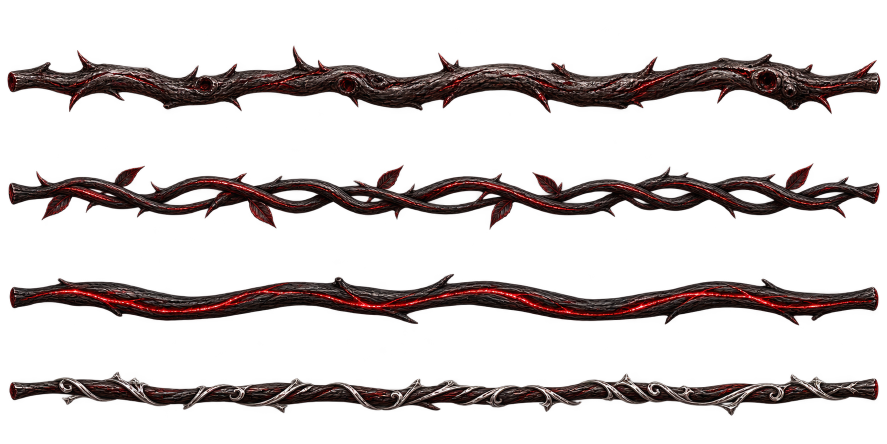
#> input picture art/tree0147/branch-1.png, 1774 x 887 px (shown at 1/2 size)
$ python pack-tree0147.py
#> lines starting #> are read from the running program, lines starting #| are printed output that depends on the picture; after the words box and inside, x2 and y2 are one past the last pixel; in counts of white or black regions, pixels touching at a corner belong together
"""Alpha 0.147.1: pack the 성장 트리 connector strips (art/tree0147/branch-1.png, four horizontal branches) into
dist/assets/tree-branches-v0147.webp — four 512x48 rows, each strip trimmed to its own bounds and stretched to the row.
CSS lays row --v of it between two nodes (layout-fit.css '0.147.1 성장 트리 연결선')."""
from pathlib import Path
import numpy as np
from PIL import Image
from scipy.ndimage import label, find_objects, binary_dilation

ROOT = Path(__file__).resolve().parents[1]
SRC = ROOT / 'art/tree0147/branch-1.png'
OUT = ROOT / 'dist/assets/tree-branches-v0147.webp'
W, H = 512, 48

img = Image.open(SRC).convert('RGBA')
#> img is the input picture: PIL image 1774x887 RGBA; mean R, G, B, A 15.7, 9.3, 8.8, 54.8
alpha = np.asarray(img)[..., 3] > 24
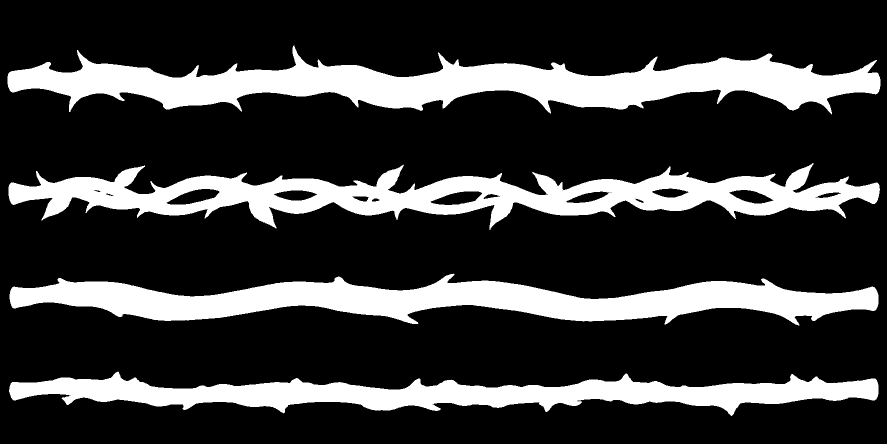
#> alpha: shape (887, 1774) bool (shown at 1/2 size); 22.7% white; 4 white regions, box (x1, y1, x2, y2) and area: (15, 91, 1761, 229) 106587, (17, 326, 1760, 460) 92437, (19, 547, 1757, 651) 88227, (18, 743, 1757, 832) 69264
lab, n = label(binary_dilation(alpha, iterations=6))
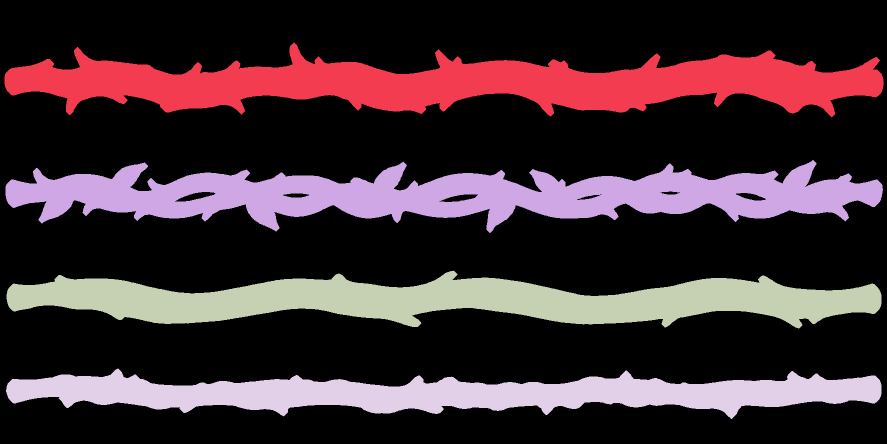
#> lab: shape (887, 1774) int32 (shown at 1/2 size); 5 distinct labels, from 0 to 4; one colour per label, 0 black
#> n = 4
parts = sorted((s for s in find_objects(lab) if s is not None), key=lambda s: (s[1].stop - s[1].start) * (s[0].stop - s[0].start), reverse=True)[:4]
#> parts = 4 items
parts.sort(key=lambda s: s[0].start)
if len(parts) != 4:
    raise SystemExit(f'expected 4 strips, found {len(parts)}')
sheet = Image.new('RGBA', (W, H * 4), (0, 0, 0, 0))
#> sheet: PIL image 512x192 RGBA; every value is 0
for row, (ys, xs) in enumerate(parts):
    crop = img.crop((xs.start, ys.start, xs.stop, ys.stop))
    # Each row holds the whole strip; CSS repeats it along a link at its own aspect, so it is never squeezed.
    h = H - 4
    strip = crop.resize((W, h), Image.LANCZOS)
    sheet.paste(strip, (0, row * H + (H - h) // 2), strip)
    print(f'strip {row + 1}: source {crop.width}x{crop.height} -> {W}x{h}')
#> this loop made 4 passes
#| strip 1: source 1758x150 -> 512x44
#| strip 2: source 1755x146 -> 512x44
#| strip 3: source 1750x116 -> 512x44
#| strip 4: source 1751x101 -> 512x44
#> pass 1, `crop = img.crop((xs.start, ys.start, xs.stop, ys.stop))`:
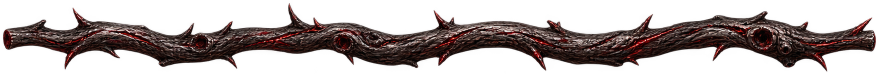
#> crop: PIL image 1758x150 RGBA (shown at 1/2 size); mean R, G, B, A 27.5, 17.6, 16.5, 98.7; transparent parts drawn white
#> pass 1, `strip = crop.resize((W, h), Image.LANCZOS)`:
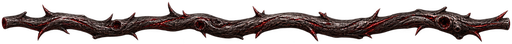
#> strip: PIL image 512x44 RGBA; mean R, G, B, A 28, 17.9, 16.8, 99; transparent parts drawn white
#> pass 2, `crop = img.crop((xs.start, ys.start, xs.stop, ys.stop))`:
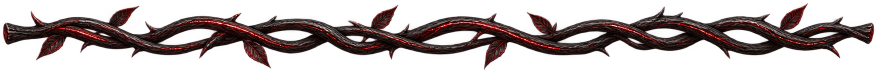
#> crop: PIL image 1755x146 RGBA (shown at 1/2 size); mean R, G, B, A 22.2, 11.3, 10.8, 85.7; transparent parts drawn white
#> after the loop:
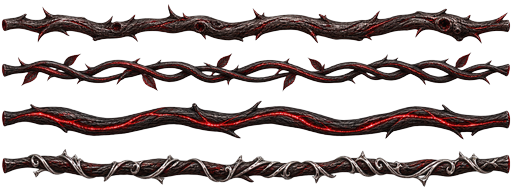
#> sheet: PIL image 512x192 RGBA; mean R, G, B, A 21.9, 13.3, 12.7, 84.1; transparent parts drawn white
#> after the loop:
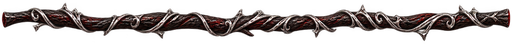
#> strip: PIL image 512x44 RGBA; mean R, G, B, A 32, 25, 23.7, 94.2; transparent parts drawn white
sheet.save(OUT, 'WEBP', quality=90, method=6)
#> (the run stopped early here; a loop or call above may not have finished)
